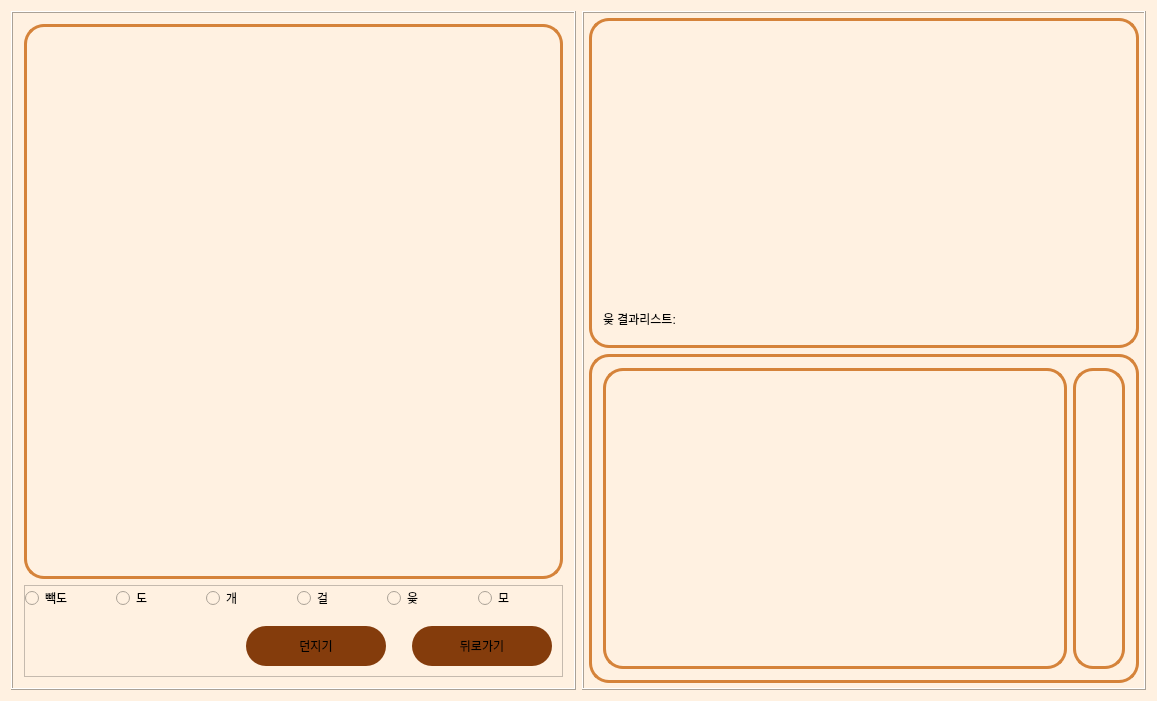
<?xml version="1.0" encoding="UTF-8"?>
<ui version="4.0">
 <class>MainWindow</class>
 <widget class="QMainWindow" name="MainWindow">
  <property name="geometry">
   <rect>
    <x>0</x>
    <y>0</y>
    <width>1157</width>
    <height>701</height>
   </rect>
  </property>
  <property name="windowTitle">
   <string>MainWindow</string>
  </property>
  <property name="styleSheet">
   <string notr="true">/*rgb(255, 231, 205) --beige..?

132,60,12 --brown
*/

/*============background===============*/

QWidget{
	background-color:rgb(255,241,225);


text-align:center;
	font: &quot;제주고딕&quot;;


}

</string>
  </property>
  <widget class="QWidget" name="centralWidget">
   <layout class="QGridLayout" name="gridLayout">
    <item row="0" column="0">
     <widget class="QFrame" name="BoardFrame">
      <property name="sizePolicy">
       <sizepolicy hsizetype="Expanding" vsizetype="Expanding">
        <horstretch>5</horstretch>
        <verstretch>0</verstretch>
       </sizepolicy>
      </property>
      <property name="frameShape">
       <enum>QFrame::Box</enum>
      </property>
      <property name="frameShadow">
       <enum>QFrame::Raised</enum>
      </property>
      <layout class="QVBoxLayout" name="verticalLayout_3">
       <item>
        <widget class="QFrame" name="MainBoardFrame">
         <property name="sizePolicy">
          <sizepolicy hsizetype="Expanding" vsizetype="Expanding">
           <horstretch>0</horstretch>
           <verstretch>9</verstretch>
          </sizepolicy>
         </property>
         <property name="styleSheet">
          <string notr="true">QFrame{
border:3px solid  rgb(213, 131, 58);
border-radius:20px;
}
QLabel{
border:0px solid  rgb(213, 131, 58);
border-radius:0px;
}</string>
         </property>
         <property name="frameShape">
          <enum>QFrame::StyledPanel</enum>
         </property>
         <property name="frameShadow">
          <enum>QFrame::Raised</enum>
         </property>
        </widget>
       </item>
       <item>
        <widget class="QFrame" name="SelectButtonFrame">
         <property name="sizePolicy">
          <sizepolicy hsizetype="Preferred" vsizetype="Preferred">
           <horstretch>0</horstretch>
           <verstretch>1</verstretch>
          </sizepolicy>
         </property>
         <property name="styleSheet">
          <string notr="true">
/*============radiobtn===============*/
QRadioButton{
text-align:center;
	font: 10pt &quot;제주고딕&quot;;
}







/*============button===============*/

QPushButton{
	background-color:rgb(132,60,12 ); 
 border-radius: 20px;
button-layout:0;
font: 13pt &quot;제주고딕&quot;;
margin:10px;
max-width:140px;
max-height:50px;
min-width:140px;
min-height:40px;


}
QPushButton:pressed {
background-color:rgb(213, 153, 103);
}

QPushButton:disabled {
    background-color: rgb(139, 112, 70);
}
QPushButton:hover{
	background-color:rgb(255,231,205);
border-width: 2px;
    border-style: solid;
border-color:3px rgb(132,60,12 ); 
 border-radius: 25px;

}</string>
         </property>
         <property name="frameShape">
          <enum>QFrame::StyledPanel</enum>
         </property>
         <property name="frameShadow">
          <enum>QFrame::Raised</enum>
         </property>
         <layout class="QGridLayout" name="gridLayout_3">
          <property name="leftMargin">
           <number>0</number>
          </property>
          <property name="topMargin">
           <number>0</number>
          </property>
          <property name="rightMargin">
           <number>0</number>
          </property>
          <property name="bottomMargin">
           <number>0</number>
          </property>
          <property name="spacing">
           <number>0</number>
          </property>
          <item row="0" column="0">
           <widget class="QStackedWidget" name="SelectButtonStack">
            <property name="styleSheet">
             <string notr="true"/>
            </property>
            <property name="currentIndex">
             <number>1</number>
            </property>
            <widget class="QWidget" name="page">
             <layout class="QGridLayout" name="gridLayout_4">
              <property name="leftMargin">
               <number>0</number>
              </property>
              <property name="topMargin">
               <number>0</number>
              </property>
              <property name="rightMargin">
               <number>0</number>
              </property>
              <property name="bottomMargin">
               <number>0</number>
              </property>
              <property name="spacing">
               <number>0</number>
              </property>
              <item row="0" column="0">
               <layout class="QHBoxLayout" name="horizontalLayout">
                <item>
                 <widget class="QPushButton" name="RandomButton">
                  <property name="text">
                   <string>Random</string>
                  </property>
                 </widget>
                </item>
                <item>
                 <widget class="QPushButton" name="SelectButton">
                  <property name="text">
                   <string>Select</string>
                  </property>
                 </widget>
                </item>
               </layout>
              </item>
             </layout>
            </widget>
            <widget class="QWidget" name="page_2">
             <layout class="QGridLayout" name="gridLayout_5">
              <property name="leftMargin">
               <number>0</number>
              </property>
              <property name="topMargin">
               <number>0</number>
              </property>
              <property name="rightMargin">
               <number>0</number>
              </property>
              <property name="bottomMargin">
               <number>0</number>
              </property>
              <property name="spacing">
               <number>0</number>
              </property>
              <item row="0" column="0">
               <layout class="QVBoxLayout" name="verticalLayout_4">
                <item>
                 <layout class="QHBoxLayout" name="horizontalLayout_2">
                  <item>
                   <widget class="QRadioButton" name="BackDo">
                    <property name="text">
                     <string>빽도</string>
                    </property>
                   </widget>
                  </item>
                  <item>
                   <widget class="QRadioButton" name="Do">
                    <property name="text">
                     <string>도</string>
                    </property>
                   </widget>
                  </item>
                  <item>
                   <widget class="QRadioButton" name="Gae">
                    <property name="text">
                     <string>개</string>
                    </property>
                   </widget>
                  </item>
                  <item>
                   <widget class="QRadioButton" name="Gul">
                    <property name="text">
                     <string>걸</string>
                    </property>
                   </widget>
                  </item>
                  <item>
                   <widget class="QRadioButton" name="Yut">
                    <property name="text">
                     <string>윷</string>
                    </property>
                   </widget>
                  </item>
                  <item>
                   <widget class="QRadioButton" name="Mo">
                    <property name="text">
                     <string>모</string>
                    </property>
                   </widget>
                  </item>
                 </layout>
                </item>
                <item>
                 <layout class="QHBoxLayout" name="horizontalLayout_3">
                  <item>
                   <spacer name="horizontalSpacer">
                    <property name="orientation">
                     <enum>Qt::Horizontal</enum>
                    </property>
                    <property name="sizeHint" stdset="0">
                     <size>
                      <width>40</width>
                      <height>20</height>
                     </size>
                    </property>
                   </spacer>
                  </item>
                  <item>
                   <widget class="QPushButton" name="SelectThrow">
                    <property name="text">
                     <string>던지기</string>
                    </property>
                   </widget>
                  </item>
                  <item>
                   <widget class="QPushButton" name="BackPage">
                    <property name="text">
                     <string>뒤로가기</string>
                    </property>
                   </widget>
                  </item>
                 </layout>
                </item>
               </layout>
              </item>
             </layout>
            </widget>
           </widget>
          </item>
         </layout>
        </widget>
       </item>
      </layout>
     </widget>
    </item>
    <item row="0" column="1">
     <widget class="QFrame" name="frame_2">
      <property name="sizePolicy">
       <sizepolicy hsizetype="Expanding" vsizetype="Expanding">
        <horstretch>5</horstretch>
        <verstretch>0</verstretch>
       </sizepolicy>
      </property>
      <property name="frameShape">
       <enum>QFrame::Box</enum>
      </property>
      <property name="frameShadow">
       <enum>QFrame::Raised</enum>
      </property>
      <layout class="QVBoxLayout" name="verticalLayout">
       <property name="leftMargin">
        <number>5</number>
       </property>
       <property name="topMargin">
        <number>5</number>
       </property>
       <property name="rightMargin">
        <number>5</number>
       </property>
       <property name="bottomMargin">
        <number>5</number>
       </property>
       <item>
        <widget class="QFrame" name="YutFrame">
         <property name="sizePolicy">
          <sizepolicy hsizetype="Expanding" vsizetype="Expanding">
           <horstretch>0</horstretch>
           <verstretch>5</verstretch>
          </sizepolicy>
         </property>
         <property name="styleSheet">
          <string notr="true">QFrame{
border:3px solid  rgb(213, 131, 58);
border-radius:20px;
}
QLabel{
border:0px solid  rgb(213, 131, 58);
border-radius:0px;
}</string>
         </property>
         <property name="frameShape">
          <enum>QFrame::Box</enum>
         </property>
         <property name="frameShadow">
          <enum>QFrame::Raised</enum>
         </property>
         <layout class="QVBoxLayout" name="verticalLayout_2">
          <item>
           <widget class="QLabel" name="YutImage">
            <property name="sizePolicy">
             <sizepolicy hsizetype="Expanding" vsizetype="Expanding">
              <horstretch>0</horstretch>
              <verstretch>9</verstretch>
             </sizepolicy>
            </property>
            <property name="styleSheet">
             <string notr="true"/>
            </property>
            <property name="text">
             <string/>
            </property>
            <property name="alignment">
             <set>Qt::AlignCenter</set>
            </property>
           </widget>
          </item>
          <item>
           <widget class="QLabel" name="ResultLabel">
            <property name="sizePolicy">
             <sizepolicy hsizetype="Expanding" vsizetype="Expanding">
              <horstretch>0</horstretch>
              <verstretch>1</verstretch>
             </sizepolicy>
            </property>
            <property name="styleSheet">
             <string notr="true">QLabel{

text-align:right;

	font: 10pt &quot;제주고딕&quot;;

}
</string>
            </property>
            <property name="text">
             <string>윷 결과리스트:</string>
            </property>
           </widget>
          </item>
         </layout>
        </widget>
       </item>
       <item>
        <widget class="QFrame" name="InfoFrame">
         <property name="sizePolicy">
          <sizepolicy hsizetype="Expanding" vsizetype="Expanding">
           <horstretch>0</horstretch>
           <verstretch>5</verstretch>
          </sizepolicy>
         </property>
         <property name="styleSheet">
          <string notr="true">QFrame{
border:3px solid  rgb(213, 131, 58);
border-radius:20px;

text-align:right;
	font: 10pt &quot;제주고딕&quot;;

}
QLabel{
border:0px solid  rgb(213, 131, 58);
border-radius:0px;
}</string>
         </property>
         <property name="frameShape">
          <enum>QFrame::Box</enum>
         </property>
         <property name="frameShadow">
          <enum>QFrame::Raised</enum>
         </property>
         <layout class="QHBoxLayout" name="horizontalLayout_4">
          <item>
           <widget class="QFrame" name="MalFrame">
            <property name="sizePolicy">
             <sizepolicy hsizetype="Expanding" vsizetype="Expanding">
              <horstretch>9</horstretch>
              <verstretch>0</verstretch>
             </sizepolicy>
            </property>
            <property name="frameShape">
             <enum>QFrame::StyledPanel</enum>
            </property>
            <property name="frameShadow">
             <enum>QFrame::Raised</enum>
            </property>
           </widget>
          </item>
          <item>
           <widget class="QFrame" name="ResultFrame">
            <property name="sizePolicy">
             <sizepolicy hsizetype="Expanding" vsizetype="Expanding">
              <horstretch>1</horstretch>
              <verstretch>0</verstretch>
             </sizepolicy>
            </property>
            <property name="frameShape">
             <enum>QFrame::StyledPanel</enum>
            </property>
            <property name="frameShadow">
             <enum>QFrame::Raised</enum>
            </property>
           </widget>
          </item>
         </layout>
        </widget>
       </item>
      </layout>
     </widget>
    </item>
   </layout>
  </widget>
 </widget>
 <layoutdefault spacing="6" margin="11"/>
 <resources/>
 <connections/>
</ui>
